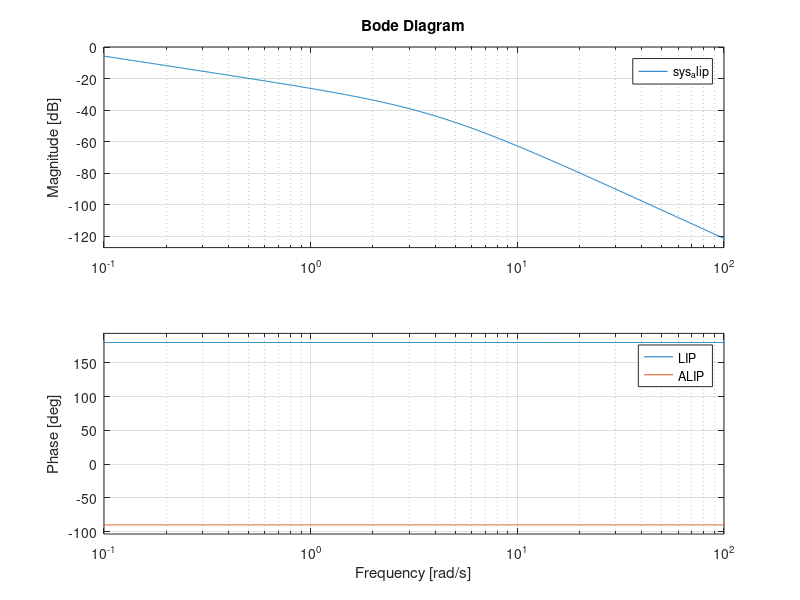

Recreate this plot in MATLAB.
g = 9.81;
H = 0.6;
m = 32;
l = sqrt(g/H);

%LIP
numerator = [1 0 0]*(-1/(m*H));
denominator = [1 0 -l^2];
sys_lip = tf(numerator,denominator);

%ALIP
numerator = [l^2]*(-1/(m*H));
denominator = [1 0 -l^2 0];
sys_alip = tf(numerator,denominator);


figure;bode(sys_lip);hold on; bode(sys_alip)
grid on
legend('LIP','ALIP')